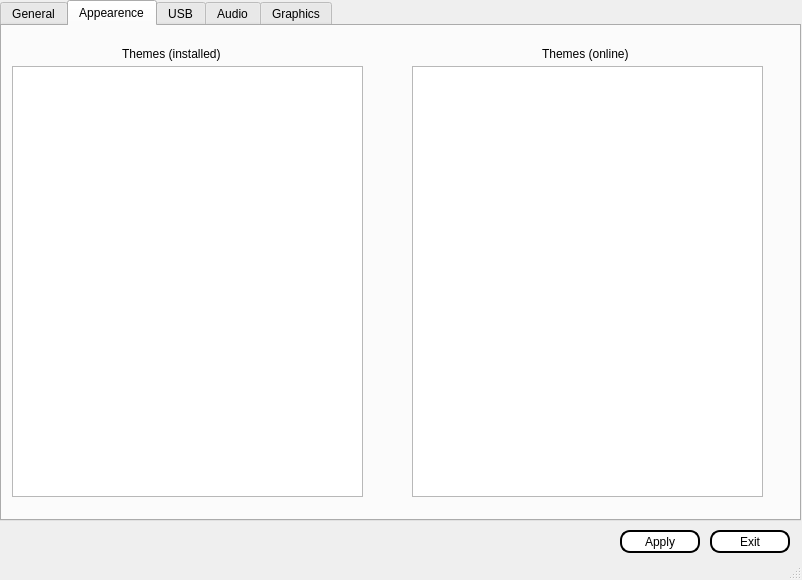
<?xml version="1.0" encoding="UTF-8"?>
<ui version="4.0">
 <class>MainWindow</class>
 <widget class="QMainWindow" name="MainWindow">
  <property name="geometry">
   <rect>
    <x>0</x>
    <y>0</y>
    <width>802</width>
    <height>580</height>
   </rect>
  </property>
  <property name="windowTitle">
   <string>MainWindow</string>
  </property>
  <widget class="QWidget" name="centralwidget">
   <widget class="QPushButton" name="pushButton">
    <property name="geometry">
     <rect>
      <x>620</x>
      <y>530</y>
      <width>80</width>
      <height>23</height>
     </rect>
    </property>
    <property name="styleSheet">
     <string notr="true">background-color: qlineargradient(x1: 0, y1: 0, x2: 0, y2: 1, stop: 0 white, stop: 1 white);
border-style: solid;
border-color: black;
border-width: 2px;
border-radius: 10px;</string>
    </property>
    <property name="text">
     <string>Apply</string>
    </property>
   </widget>
   <widget class="QPushButton" name="pushButton_2">
    <property name="geometry">
     <rect>
      <x>710</x>
      <y>530</y>
      <width>80</width>
      <height>23</height>
     </rect>
    </property>
    <property name="styleSheet">
     <string notr="true">background-color: qlineargradient(x1: 0, y1: 0, x2: 0, y2: 1, stop: 0 white, stop: 1 white);
border-style: solid;
border-color: black;
border-width: 2px;
border-radius: 10px;</string>
    </property>
    <property name="text">
     <string>Exit</string>
    </property>
   </widget>
   <widget class="QTabWidget" name="tabWidget">
    <property name="geometry">
     <rect>
      <x>0</x>
      <y>0</y>
      <width>801</width>
      <height>521</height>
     </rect>
    </property>
    <property name="currentIndex">
     <number>1</number>
    </property>
    <widget class="QWidget" name="General">
     <attribute name="title">
      <string>General</string>
     </attribute>
    </widget>
    <widget class="QWidget" name="Appearence">
     <attribute name="title">
      <string>Appearence</string>
     </attribute>
     <widget class="QLabel" name="label_3">
      <property name="geometry">
       <rect>
        <x>120</x>
        <y>20</y>
        <width>121</width>
        <height>16</height>
       </rect>
      </property>
      <property name="text">
       <string>Themes (installed)</string>
      </property>
     </widget>
     <widget class="QListView" name="listView_2">
      <property name="geometry">
       <rect>
        <x>10</x>
        <y>40</y>
        <width>351</width>
        <height>431</height>
       </rect>
      </property>
      <property name="selectionRectVisible">
       <bool>true</bool>
      </property>
     </widget>
     <widget class="QLabel" name="label_4">
      <property name="geometry">
       <rect>
        <x>540</x>
        <y>20</y>
        <width>121</width>
        <height>16</height>
       </rect>
      </property>
      <property name="text">
       <string>Themes (online)</string>
      </property>
     </widget>
     <widget class="QListView" name="listView_3">
      <property name="geometry">
       <rect>
        <x>410</x>
        <y>40</y>
        <width>351</width>
        <height>431</height>
       </rect>
      </property>
      <property name="selectionRectVisible">
       <bool>true</bool>
      </property>
     </widget>
    </widget>
    <widget class="QWidget" name="USB">
     <attribute name="title">
      <string>USB</string>
     </attribute>
     <widget class="QListView" name="listView">
      <property name="geometry">
       <rect>
        <x>280</x>
        <y>80</y>
        <width>501</width>
        <height>381</height>
       </rect>
      </property>
     </widget>
     <widget class="QLabel" name="label">
      <property name="geometry">
       <rect>
        <x>280</x>
        <y>60</y>
        <width>57</width>
        <height>15</height>
       </rect>
      </property>
      <property name="text">
       <string>Devices</string>
      </property>
     </widget>
     <widget class="QCheckBox" name="checkBox">
      <property name="geometry">
       <rect>
        <x>10</x>
        <y>80</y>
        <width>85</width>
        <height>21</height>
       </rect>
      </property>
      <property name="text">
       <string>Debugging</string>
      </property>
     </widget>
     <widget class="QLabel" name="label_2">
      <property name="geometry">
       <rect>
        <x>10</x>
        <y>60</y>
        <width>91</width>
        <height>16</height>
       </rect>
      </property>
      <property name="text">
       <string>Configuration</string>
      </property>
     </widget>
     <widget class="QCheckBox" name="checkBox_2">
      <property name="geometry">
       <rect>
        <x>10</x>
        <y>100</y>
        <width>151</width>
        <height>21</height>
       </rect>
      </property>
      <property name="text">
       <string>Override defaults</string>
      </property>
     </widget>
    </widget>
    <widget class="QWidget" name="Audio">
     <attribute name="title">
      <string>Audio</string>
     </attribute>
    </widget>
    <widget class="QWidget" name="Graphics">
     <attribute name="title">
      <string>Graphics</string>
     </attribute>
    </widget>
   </widget>
  </widget>
  <widget class="QStatusBar" name="statusbar"/>
 </widget>
 <resources/>
 <connections/>
</ui>
